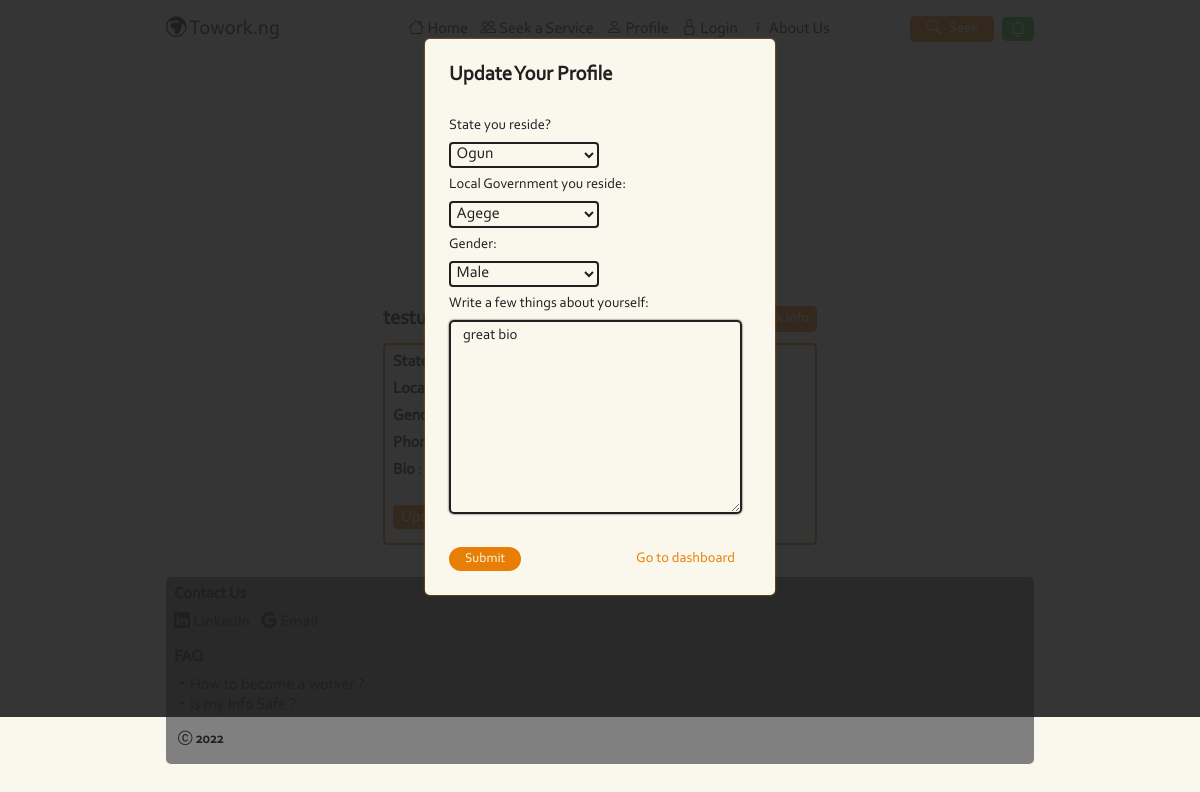
Screenshot of /dashboard/profile/6/update (signed in) with the database file from the repository.
### users/models.py (models this page shows, shortened)
class Profile(models.Model):
    user = models.OneToOneField(
        User,
        on_delete=models.CASCADE)
    picture = models.ImageField(
        default = 'default.jpg',
        upload_to='profile_pics')
    local_government = models.CharField(
        choices = localGovts,
        default='Agege',
        max_length=50,
        verbose_name='Local Government you reside')
    state = models.CharField(
        choices=states ,
        default='Ogun',
        max_length=50,
        verbose_name='State you reside?')
    gender = models.CharField(
        choices=gender,
        max_length=6,
        default='Male')
    bio = models.TextField(
        verbose_name='Write a few things about yourself')
    phone = models.PositiveBigIntegerField(
        verbose_name='Phone Number',
        default=''
    )

### users/views.py (the view, shortened to what this page needs)
# urls.py: path('profile/<int:pk>/update', profileUpdate.as_view(), name='profile-update'),
class profileUpdate(LoginRequiredMixin, UserPassesTestMixin , UpdateView):
    model = Profile
    template_name = 'users/dashboard.html'
    fields = ['state','local_government','gender','bio']
    def test_func(self):
        profile = self.get_object()
        if self.request.user == profile.user:
            return True
        return False
    def get_context_data(self, *args,**kwargs):
        context = super().get_context_data(**kwargs)
        context['text'] = "Update Your Profile"
        return context

### users/templates/users/dashboard.html (shortened to what this page needs)
{% extends 'base.html' %}
{% block pages %}
    <section id="dashboard" class="col w-100 plr-3 mbt-4">
        {% if user.profile %}
        <div class="bg-image mxw-200 mxh-200 w-100 h-30vh bx-sh bdrs-circle bd-4-col o-hide">
        </div>
        <div class="mt-3 w-100 p-2 mxw-450">
            <p class="fs-4 row jc-sb">
                <span class="bold"> {{ user.username }} </span>
                {% if user.profile.worker %}
                <a href="{% url 'worker-update' user.profile.worker.id %}" class="f-white bg-col plr-2 p-1 bdrs bi-arrow-right fs-6"> Update work info </a>
                {% else %}
                <a href="{% url 'worker-new' %}" class="f-white bg-col plr-2 p-1 bdrs bi-arrow-right fs-6"> Become a Worker </a>
                {% endif %}
            </p>
            <div class="jc-sb bd-2-col bdrs p-2 pb-3">
                <p class=""> <b>State</b> : {{ user.profile.state }} </p>
                <p class=""> <b>Local-govt</b> : {{ user.profile.local_government }} </p>
                <p class=""> <b>Gender</b> : {{ user.profile.gender }} </p>
                <p class=""> <b>Phone</b> : {{ user.profile.phone }} </p>
                <p class=""> <b>Bio</b> : {{ user.profile.bio }} </p>
                <br>
                <a href="{% url 'profile-update' user.profile.id %}" class="f-white bg-col plr-2 p-1 bdrs">
                </a>
            </div>
        </div>
        {% endif %}
        {% if form %}
        <main class="pos-fixed w-100 h-100 col">
            {% include 'workers/worker_form.html' %}
        </main>
        {% endif %}
    </section>
{% endblock pages %}

### workers/templates/workers/worker_form.html (shortened to what this page needs)
<form method='POST' class='pl-4 m-auto mbt-2 mxw-350 pos-absolute bg-white bdrs pbt-4 w-100 bx-sh-col'>
    <p class="bold fs-4 w-100"> {{ text }} </p>
    <br>
    {{ form.as_p }}
    <br>
    <div class="row jc-sb pr-4 fs-6">
        <button type="submit" class="bg-col bdrs-pill f-white as-fs plr-3 p-1"> Submit </button>
        <a href="{% url 'dashboard' %}" class="f-col pr-3">Go to dashboard</a>
    </div>
</form>

### users/static/base/style.css (style rules this page uses)
*, *::after, *::before { box-sizing: border-box; -webkit-box-sizing: border-box; color: var(--black); }
:root { --col: #e77e05; --white: #faf8ed; --black: #202021; --green: #35b92b; --red: #ec0e0e; --blue: #1414fa; --grey: grey; --yellow: #ffc107; }
html { overflow-x: hidden; scroll-behavior: smooth; scroll-padding-top: 15px; }
body { margin: 0; padding: 0; background-color: var(--white); }
p { margin-top: 0; margin-bottom: 0.5em; }
a { cursor: pointer; text-decoration: none; }
button { border: 0; outline: 0; }
input, textarea { outline: 0; font-size: 92%; width: 90%; padding: 5px 2px; border: 0; background-color: transparent; box-shadow: 0 0 2px; border-radius: 5px; }
select { background-color: transparent; padding: 0.1em ; border-radius: 0.25em; font-family: inherit; font-size: inherit; cursor: pointer; }
.f-col { color: var(--col) }
.f-white { color: var(--white) }
.bg-col { background-color: var(--col) }
.bg-white { background-color: var(--white) }
.pos-fixed { position: fixed }
.pos-absolute { position: absolute }
.jc-sb { justify-content: space-between !important }
.as-fs { align-self: flex-start; }
.bold { font-weight: bold }
.bx-sh { box-shadow: 0 0 2px var(--black) }
.bx-sh-col { box-shadow: 0 0 2px var(--col) }
.bdrs { -webkit-border-radius: 5px !important; -moz-border-radius: 5px !important; border-radius: 5px !important; }
.bdrs-circle { border-radius: 50%; overflow: hidden; }
.bdrs-pill { border-radius: 50em; }
.bd-2-col { border: 2px solid var(--col) }
.bd-4-col { border: 4px solid var(--col) }
.p-1 { padding: 0.25rem !important; }
.p-2 { padding: 0.5rem !important; }
.pb-3 { padding-bottom: 1rem !important; }
.pr-3 { padding-right: 1rem !important; }
.pr-4 { padding-right: 1.5rem !important; }
.pl-4 { padding-left: 1.5rem !important; }
.plr-2 { padding-left: 0.5rem !important; padding-right: 0.5rem !important; }
.plr-3 { padding-left: 1rem !important; padding-right: 1rem !important; }
.pbt-4 { padding-top: 1.5rem !important; padding-bottom: 1.5rem !important; }
.m-auto { margin-left: auto; margin-right: auto; }
.mt-3 { margin-top: 1rem !important; }
.mbt-2 { margin-top: 0.5rem !important; margin-bottom: 0.5rem !important; }
.mbt-4 { margin-top: 1.5rem !important; margin-bottom: 1.5rem !important; }
.fs-4 { font-size: calc(1.275rem + 0.01vw) !important; }
.fs-6 { font-size: 0.9rem !important; }
.w-100 { width: 100%; }
.mxw-200 { max-width: 200px; }
.mxw-350 { max-width: 350px; }
.mxw-450 { max-width: 450px; }
.mxh-200 { max-height: 200px; }
.h-100 { height: 100%; }
.h-30vh { height: 30vh; }
.col { display: flex; align-items: center; flex-direction: column; justify-content: center; }
.row { display: flex; align-items: center; justify-content: space-around; }
.o-hide { overflow: hidden; }

### users/static/base/corbel.css (style rules this page uses)
* { font-family: corbel; }

### users/templates/base.html (style rules this page uses)
label { font-size: 90%; display: block; padding-bottom: 7px; }
select { border: 2px solid var(--black); width: 150px; padding-bottom: 3px; }
textarea { box-shadow: 0; padding-left: 0.81em; border: 2px solid var(--black); }

### rows the page displays
Profile: state "Ogun", local_government "Agege", gender "Male", bio "great bio"

### other values shown
{{ text }} "Update Your Profile"
